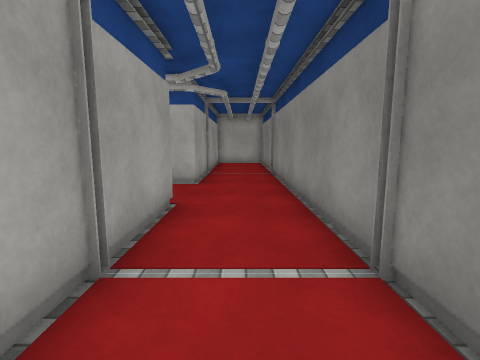
view 1 (above)

21 first-person views from a walk through a Unity game level. The camera is 1.3 m above the floor, tilts 8° down and sees 85° across. Doors are open. The floor is counted in squares, 1 m on a side. Each view is taken from the middle of a square. On the plan, view 1 faces up. The plan holds only what a view shows up to about 13 squares ahead; the rest is blank. The place goes on beyond the plan. The player is left out. Surface patterns are stand-ins for the level's own textures.

view 2
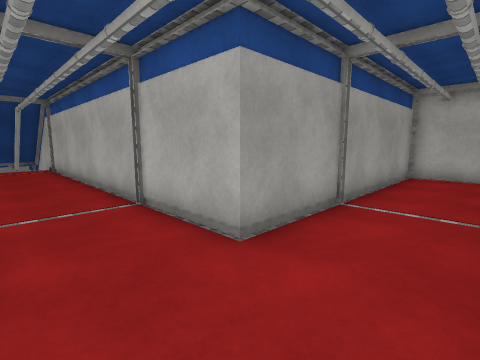

view 3
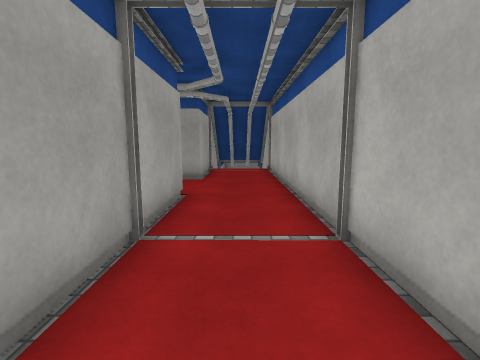

view 4
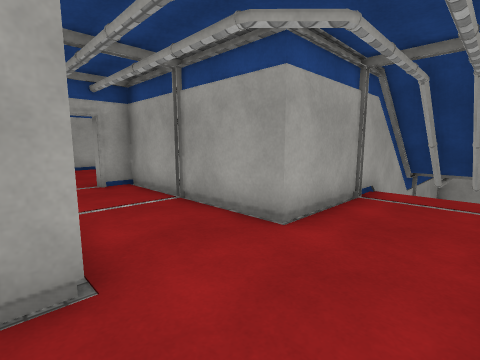

view 5
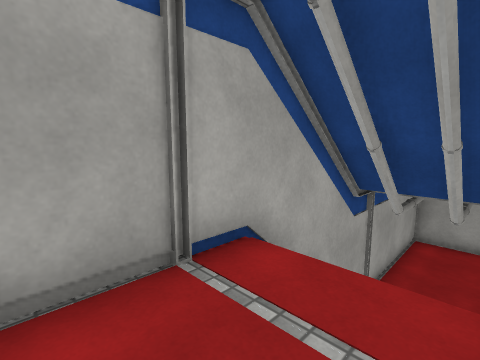

view 6
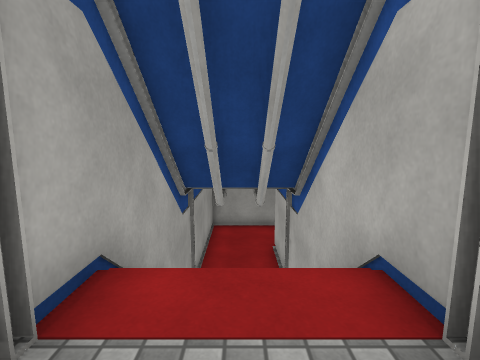

view 7
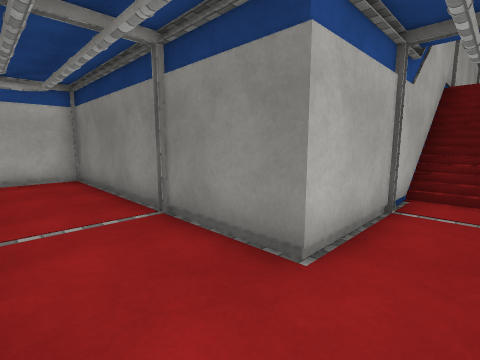

view 8
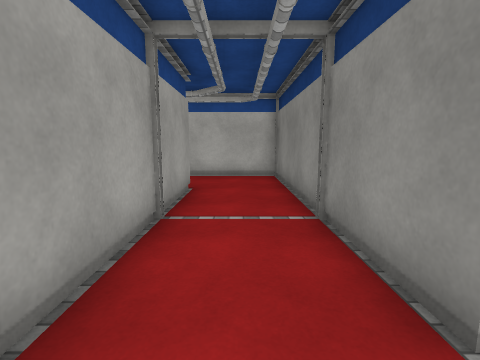

view 9
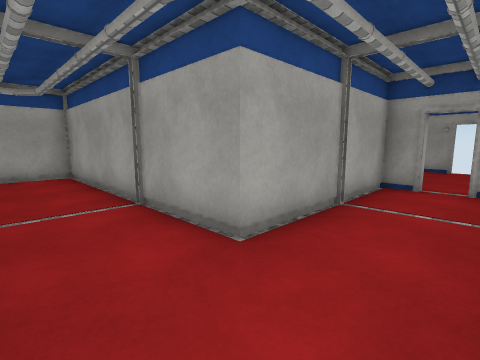

view 10
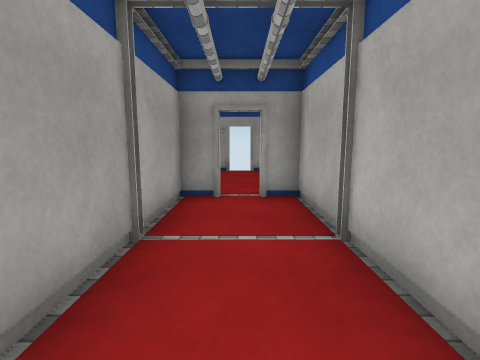

view 11
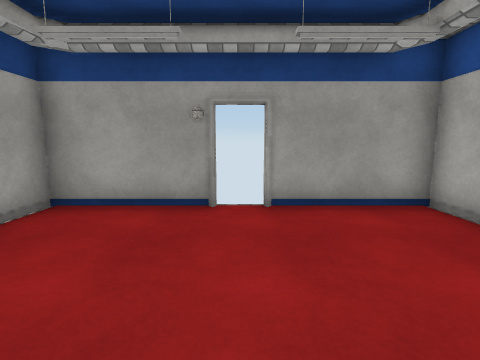

view 12
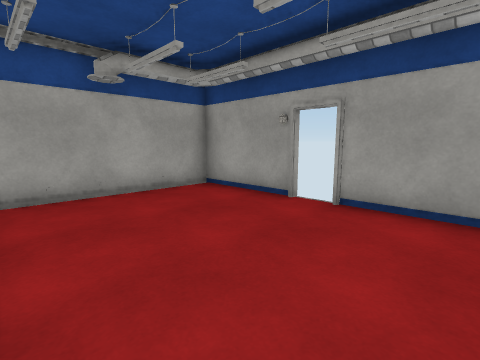

view 13
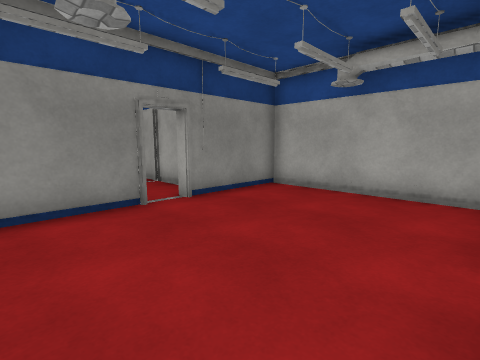

view 14
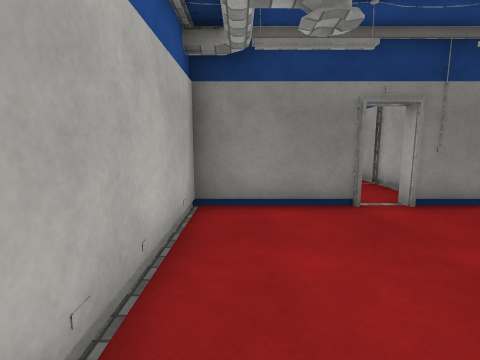

view 15
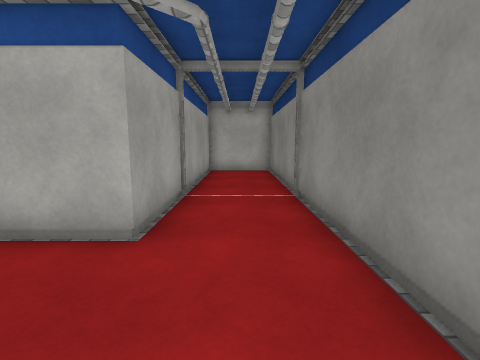

view 16
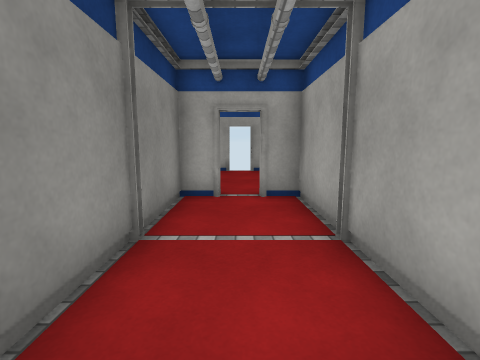

view 17
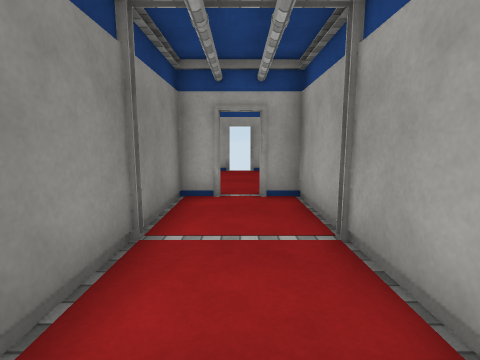

view 18
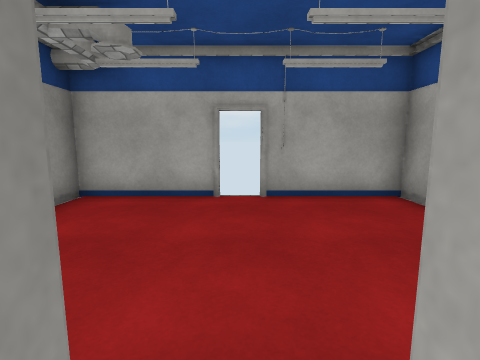

view 19
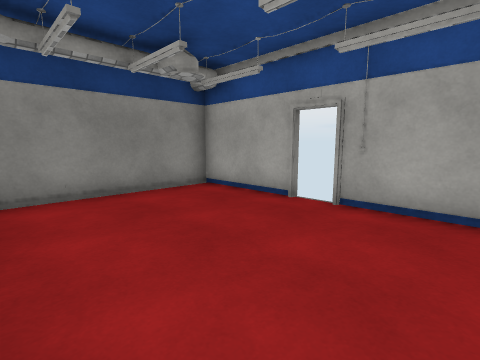

view 20
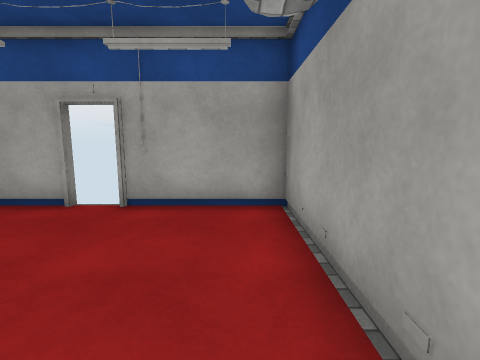

view 21
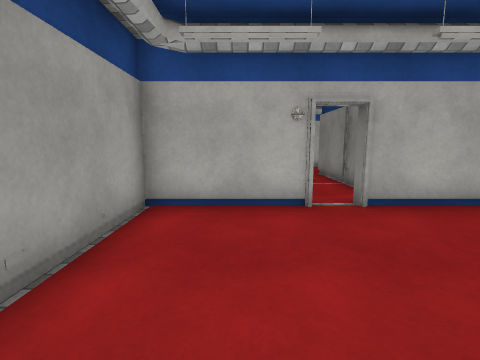

### Floor plan
Key: @ floor where view 1 was taken; # wall or solid block; . main floor; - floor 3 m lower than the main floor; / step, stairs or slope; D open door.
Columns run from 38 left of view 1 to 2 right of it. Each row starts with its distance up from view 1.
 20 ########
 19 #------#
 18 #-----###########                   #####
 17 #-----#---------#                   #...#
 16 D---------------#                   #...#
 15 #------#--------#                   #...#
 14 #------######---#                   #...#
 13 #------#    #---#                   #...#
 12 ########    #---#                   #...#
 11             #---#                   #...#
 10             #---#                   #...#
  9             #---#####################...#
  8             #-------////................#
  7             #-------////................#
  6             #-------////................#
  5             ################...######...#
  4                            #...#    #...#
  3                            #...#    #...#
  2                            #...#    #...#
  1                            #...#    #...#
  0                          ####.####  ##@##
 -1                          #.......#    .
 -2                          #.......#   ...
 -3                          #.......#   ...
 -4                          #.......#   ...
 -5                          #.......#   ...
 -6                          #.......#   ...
 -7                          ####D####   #D#

Where each view was taken, in squares from view 1:
view 1: 0 up, 0 right, facing up
view 2: 6 up, 1 right, facing up-left
view 3: 7 up, 1 left, facing left
view 4: 8 up, 7 left, facing down-left
view 5: 8 up, 12 left, facing down-left
view 6: 7 up, 12 left, facing left
view 7: 7 up, 25 left, facing up-right
view 8: 7 up, 24 left, facing up
view 9: 17 up, 23 left, facing down-left
view 10: 16 up, 25 left, facing left
view 11: 16 up, 32 left, facing left
view 12: 19 up, 32 left, facing down-left
view 13: 19 up, 37 left, facing down-right
view 14: 19 up, 37 left, facing right
view 15: 5 up, 0 right, facing up
view 16: 6 up, 0 right, facing down
view 17: 6 up, 9 left, facing down
view 18: 0 up, 9 left, facing down
view 19: 1 down, 12 left, facing down-right
view 20: 1 down, 12 left, facing down
view 21: 6 down, 11 left, facing up
